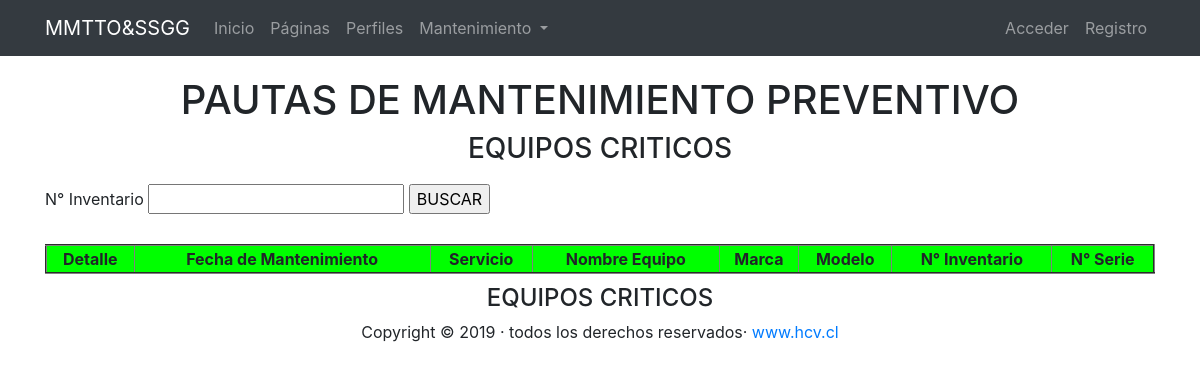
Before: /monitores/ with the older database file.
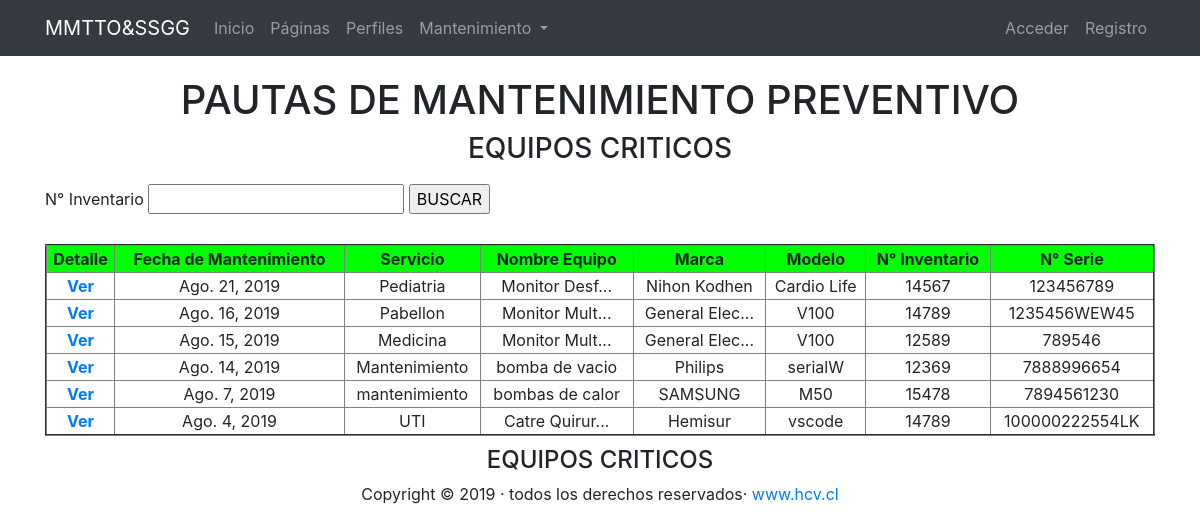
After: the same page with the newer database file.
### monitoreo/models.py (models this page shows, shortened)
class monitoreo(models.Model):
    servicio = models.CharField(max_length=100)
    nombre = models.CharField(max_length=100)
    serie = models.CharField(max_length=100)
    marca = models.CharField(max_length=100)
    modelo = models.CharField(max_length=100)
    inventario = models.CharField(max_length=100)
    justificacion = models.CharField(max_length=255)
    fecha = models.DateField(default=datetime.date.today)
    tecnico1 = models.CharField(max_length=255)
    tecnico2 = models.CharField(max_length=255)
    responsable = models.CharField(max_length=255)
    SI_NO = (('SI','Si'),('NO','No'))
    pauta1 = models.CharField(max_length=2,choices=SI_NO, default='SI', blank=True)
    SI_NO = (('SI','Si'),('NO','No'))
    pauta2 = models.CharField(max_length=2,choices=SI_NO, default='SI', blank=True)
    SI_NO = (('SI','Si'),('NO','No'))
    pauta3 = models.CharField(max_length=2,choices=SI_NO, default='SI', blank=True)
    SI_NO = (('SI','Si'),('NO','No'))
    pauta4 = models.CharField(max_length=2,choices=SI_NO, default='SI', blank=True)
    SI_NO = (('SI','Si'),('NO','No'))
    pauta5 = models.CharField(max_length=2,choices=SI_NO, default='SI', blank=True)
    SI_NO = (('SI','Si'),('NO','No'))
    pauta6 = models.CharField(max_length=2,choices=SI_NO, default='SI', blank=True)
    SI_NO = (('SI','Si'),('NO','No'))
    pauta7 = models.CharField(max_length=2,choices=SI_NO, default='SI', blank=True)
    SI_NO = (('SI','Si'),('NO','No'))
    pauta8 = models.CharField(max_length=2,choices=SI_NO, default='SI', blank=True)
    SI_NO = (('SI','Si'),('NO','No'))
    pauta9 = models.CharField(max_length=2,choices=SI_NO, default='SI', blank=True)
    SI_NO = (('SI','Si'),('NO','No'))
    pauta10 = models.CharField(max_length=2,choices=SI_NO, default='SI', blank=True)
    SI_NO = (('SI','Si'),('NO','No'))
    pauta11 = models.CharField(max_length=2,choices=SI_NO, default='SI', blank=True)
    SI_NO = (('SI','Si'),('NO','No'))
    pauta12 = models.CharField(max_length=2,choices=SI_NO, default='SI', blank=True)
    SI_NO = (('SI','Si'),('NO','No'))
    pauta13 = models.CharField(max_length=2,choices=SI_NO, default='SI', blank=True)
    SI_NO = (('SI','Si'),('NO','No'))
    pauta14 = models.CharField(max_length=2,choices=SI_NO, default='SI', blank=True)
    SI_NO = (('SI','Si'),('NO','No'))
    pauta15 = models.CharField(max_length=2,choices=SI_NO, default='SI', blank=True)
    SI_NO = (('SI','Si'),('NO','No'))
    pauta16 = models.CharField(max_length=2,choices=SI_NO, default='SI', blank=True)
    SI_NO = (('SI','Si'),('NO','No'))
    pauta17 = models.CharField(max_length=2,choices=SI_NO, default='SI', blank=True)
    SI_NO = (('SI','Si'),('NO','No'))
    pauta18 = models.CharField(max_length=2,choices=SI_NO, default='SI', blank=True)
    SI_NO = (('SI','Si'),('NO','No'))
    pauta19 = models.CharField(max_length=2,choices=SI_NO, default='SI', blank=True)
    SI_NO = (('SI','Si'),('NO','No'))
    pauta20 = models.CharField(max_length=2,choices=SI_NO, default='SI', blank=True)
    SI_NO = (('SI','Si'),('NO','No'))
    pauta21 = models.CharField(max_length=2,choices=SI_NO, default='SI', blank=True)
    SI_NO = (('SI','Si'),('NO','No'))
    pauta22 = models.CharField(max_length=2,choices=SI_NO, default='SI', blank=True)
    SI_NO = (('SI','Si'),('NO','No'))
    pauta23 = models.CharField(max_length=2,choices=SI_NO, default='SI', blank=True)
    SI_NO = (('SI','Si'),('NO','No'))
    pauta24 = models.CharField(max_length=2,choices=SI_NO, default='SI', blank=True)
    SI_NO = (('SI','Si'),('NO','No'))
    pauta25 = models.CharField(max_length=2,choices=SI_NO, default='SI', blank=True)
    SI_NO = (('SI','Si'),('NO','No'))
    pauta26 = models.CharField(max_length=2,choices=SI_NO, default='SI', blank=True)
    SI_NO = (('SI','Si'),('NO','No'))
    pauta27 = models.CharField(max_length=2,choices=SI_NO, default='SI', blank=True)
    SI_NO = (('SI','Si'),('NO','No'))
    pauta28 = models.CharField(max_length=2,choices=SI_NO, default='SI', blank=True)
    SI_NO = (('SI','Si'),('NO','No'))
    pauta29 = models.CharField(max_length=2,choices=SI_NO, default='SI', blank=True)
    SI_NO = (('SI','Si'),('NO','No'))
    pauta30 = models.CharField(max_length=2,choices=SI_NO, default='SI', blank=True)
    SI_NO = (('SI','Si'),('NO','No'))
    pauta31 = models.CharField(max_length=2,choices=SI_NO, default='SI', blank=True)
    SI_NO = (('SI','Si'),('NO','No'))
    pauta32 = models.CharField(max_length=2,choices=SI_NO, default='SI', blank=True)
    SI_NO = (('SI','Si'),('NO','No'))
    pauta33 = models.CharField(max_length=2,choices=SI_NO, default='SI', blank=True)
    SI_NO = (('SI','Si'),('NO','No'))
    pauta34 = models.CharField(max_length=2,choices=SI_NO, default='SI', blank=True)
    SI_NO = (('SI','Si'),('NO','No'))
    pauta35 = models.CharField(max_length=2,choices=SI_NO, default='SI', blank=True)
    SI_NO = (('SI','Si'),('NO','No'))
    pauta36 = models.CharField(max_length=2,choices=SI_NO, default='SI', blank=True)
    SI_NO = (('SI','Si'),('NO','No'))
    pauta37 = models.CharField(max_length=2,choices=SI_NO, default='SI', blank=True)
    SI_NO = (('SI','Si'),('NO','No'))
    pauta38 = models.CharField(max_length=2,choices=SI_NO, default='SI', blank=True)
    SI_NO = (('SI','Si'),('NO','No'))
    pauta39 = models.CharField(max_length=2,choices=SI_NO, default='SI', blank=True)
    SI_NO = (('SI','Si'),('NO','No'))
    pauta40 = models.CharField(max_length=2,choices=SI_NO, default='SI', blank=True)
    SI_NO = (('SI','Si'),('NO','No'))
    pauta41 = models.CharField(max_length=2,choices=SI_NO, default='SI', blank=True)
    SI_NO = (('SI','Si'),('NO','No'))
    pauta42 = models.CharField(max_length=2,choices=SI_NO, default='SI', blank=True)
    SI_NO = (('SI','Si'),('NO','No'))
    pauta43 = models.CharField(max_length=2,choices=SI_NO, default='SI', blank=True)
    SI_NO = (('SI','Si'),('NO','No'))
    pauta44 = models.CharField(max_length=2,choices=SI_NO, default='SI', blank=True)
    SI_NO = (('SI','Si'),('NO','No'))
    pauta45 = models.CharField(max_length=2,choices=SI_NO, default='SI', blank=True)
    SI_NO = (('SI','Si'),('NO','No'))
    pauta46 = models.CharField(max_length=2,choices=SI_NO, default='SI', blank=True)
    SI_NO = (('SI','Si'),('NO','No'))
    pauta47 = models.CharField(max_length=2,choices=SI_NO, default='SI', blank=True)
    SI_NO = (('SI','Si'),('NO','No'))
    pauta48 = models.CharField(max_length=2,choices=SI_NO, default='SI', blank=True)
    SI_NO = (('SI','Si'),('NO','No'))
    pauta49 = models.CharField(max_length=2,choices=SI_NO, default='SI', blank=True)
    SI_NO = (('SI','Si'),('NO','No'))
    pauta50 = models.CharField(max_length=2,choices=SI_NO, default='SI', blank=True)
    SI_NO = (('SI','Si'),('NO','No'))
    pauta51 = models.CharField(max_length=2,choices=SI_NO, default='SI', blank=True)
    SI_NO = (('SI','Si'),('NO','No'))
    pauta52 = models.CharField(max_length=2,choices=SI_NO, default='SI', blank=True)
    SI_NO = (('SI','Si'),('NO','No'))
    pauta53 = models.CharField(max_length=2,choices=SI_NO, default='SI', blank=True)
    SI_NO = (('SI','Si'),('NO','No'))
    pauta54 = models.CharField(max_length=2,choices=SI_NO, default='SI', blank=True)
    SI_NO = (('SI','Si'),('NO','No'))
    pauta55 = models.CharField(max_length=2,choices=SI_NO, default='SI', blank=True)
    SI_NO = (('SI','Si'),('NO','No'))
    pauta56 = models.CharField(max_length=2,choices=SI_NO, default='SI', blank=True)
    SI_NO = (('SI','Si'),('NO','No'))
    pauta57 = models.CharField(max_length=2,choices=SI_NO, default='SI', blank=True)
    SI_NO = (('SI','Si'),('NO','No'))
    pauta58 = models.CharField(max_length=2,choices=SI_NO, default='SI', blank=True)
    SI_NO = (('SI','Si'),('NO','No'))
    pauta59 = models.CharField(max_length=2,choices=SI_NO, default='SI', blank=True)
    SI_NO = (('SI','Si'),('NO','No'))
    pauta60 = models.CharField(max_length=2,choices=SI_NO, default='SI', blank=True)
    created = models.DateTimeField(auto_now_add=True, verbose_name="Fecha de creación")
    updated = models.DateTimeField(auto_now=True, verbose_name="Fecha de edición")
    class Meta:
        verbose_name='Pautas de Mantenimiento'

### monitoreo/views.py (the view)
# urls.py: path('', MonitoreoListView.as_view(), name='monitores'),
class MonitoreoListView(ListView):
    model = monitoreo
    paginate_by = 50

### monitoreo/templates/monitoreo/monitoreo_list.html (shortened to what this page needs)
{% extends 'core/base.html' %}
{% load static %}
{% block content %}
<div class="container">
  <div style="padding-top:20px; text-align:center;">
       <h1>PAUTAS DE MANTENIMIENTO PREVENTIVO</h1>
       <h3>EQUIPOS CRITICOS</h3>
   </div>
  <div class="container">
       <div class="row text-center">
         <table width="100%" border="2">
           <tbody>
          <div style="padding-top:10px; text-align:center;">
            <form action="{% url 'monitores:filtroinventario' %}" method="GET"> {% csrf_token %}
              N° Inventario
              <input type="text" name="buscar" value="" style="width:100 px"></input>
              <input type="submit" value="BUSCAR"></input>
            </form>
            <div style="padding-top:30px; text-align:center;"></div>
          </div>
                <tr>
               <th scope="row" bgcolor="#00FF00" >Detalle</th>
					   <td bgcolor="#00FF00"><b>Fecha de Mantenimiento</b></td>
                  <td bgcolor="#00FF00"><b>Servicio</b></td>
                  <td bgcolor="#00FF00"><b>Nombre Equipo</b></td>
                  <td bgcolor="#00FF00"><b>Marca</b></td>
                  <td bgcolor="#00FF00"><b>Modelo</b></td>
                  <td bgcolor="#00FF00"><b>N° Inventario</b></td>
                  <td bgcolor="#00FF00"><b>N° Serie</b></td>
				   </tr>
               {% for article in object_list|dictsort:"fecha" reversed %}
               <tr>
                  {% if article.nombre == 'Monitor Multiparametro' %}
                  <th scope="row"><a href="{% url 'monitores:monitor' article.id article.nombre|slugify %}">Ver</a></th>
                  {% elif article.nombre == 'Monitor de Signos Vitales' %}
                  <th scope="row"><a href="{% url 'vitales:vital' article.id article.nombre|slugify %}">Ver</a></th>
                  {% elif article.nombre == 'Maquina de Anestesia' %}
                  <th scope="row"><a href="{% url 'anestesias:anestesia' article.id article.nombre|slugify %}">Ver</a></th>
                  {% elif article.nombre == 'Incubadora Fija/Transporte' %}
                  <th scope="row"><a href="{% url 'incubadoras:incubadora' article.id article.nombre|slugify %}">Ver</a></th>
                  {% elif article.nombre ==  'Oximetro de Pulso' %}
                  <th scope="row"><a href="{% url 'oximetros:oximetro' article.id article.nombre|slugify %}">Ver</a></th>
                  {% elif article.nombre == 'Ventilador Mecanico' %}
                  <th scope="row"><a href="{% url 'ventiladores:ventilador' article.id article.nombre|slugify %}">Ver</a></th>
                  {% elif article.nombre == 'Desfibrilador' %}
                  <th scope="row"><a href="{% url 'desfibriladores:desfibrilador' article.id article.nombre|slugify %}">Ver</a></th>
                  {% else %}
                  <th scope="row"><a href="{% url 'monitores:monitor' article.id article.nombre|slugify %}">Ver</a></th>
                  {% endif %}
					   <td>{{article.fecha|date}}</td>
                  <td>{{article.servicio|truncatechars:"15"}}</td>
                  <td>{{article.nombre|truncatechars:"15"}}</td>
                  <td>{{article.marca|truncatechars:"15"}}</td>
                  <td>{{article.modelo|truncatechars:"15"}}</td>
                  <td>{{article.inventario|truncatechars:"15"}}</td>
                  <td>{{article.serie|truncatechars:"15"}}</td>
				   </tr>
               {% endfor %}
           </tbody>
         </table>
       </div>
      </div>
     <div class="row">
        <div class="text-center col-lg-6 offset-lg-3">
        <div style="padding-top:10px; text-align:center;">
              <h4>EQUIPOS CRITICOS</h4>
             <p>Copyright &copy; 2019 &middot; todos los derechos reservados&middot; <a href="#" >www.hcv.cl</a></p>
        </div>
       </div>
    </div>
  </div>
{% endblock %}

### core/templates/core/base.html (shortened to what this page needs)
<!DOCTYPE html>
<html lang="es">
  <head>
    {% load static %}
    <link href="{% static 'core/vendor/bootstrap/css/bootstrap.min.css' %}" rel="stylesheet">
    <link href="{% static 'core/vendor/font-awesome/css/font-awesome.min.css' %}" rel="stylesheet" type="text/css">
    <link href="{% static 'core/css/main.css' %}" rel="stylesheet">
  </head>
  <body>
    <body>
      {% include 'core/includes/menu_inicio.html'%}
      {% block content %}{% endblock %}
  </body>
</html>

### core/templates/core/includes/menu_inicio.html (shortened to what this page needs)
   {% load static %}
      <nav class="navbar navbar-expand-lg navbar-dark bg-dark">
        <div class="container">
          <a class="navbar-brand" href="{% url 'home' %}">MMTTO&SSGG</a>
          <div class="collapse navbar-collapse" id="ned">
            <ul class="navbar-nav mr-auto">
              <li class="nav-item">
                <a class="nav-link" href="{% url 'home' %}">Inicio</a>
              </li>
              <li class="nav-item">
                <a class="nav-link" href="{% url 'pages:pages' %}">Páginas</a>
              </li>
              <li class="nav-item">
                <a class="nav-link" href="{% url 'profiles:list' %}">Perfiles</a>
              </li>
              <li class="nav-item dropdown">
                <a class="nav-link dropdown-toggle" href="#" id="navbarDropdown" role="button" data-toggle="dropdown" aria-haspopup="true" aria-expanded="false">
                Mantenimiento
                </a>
             </li>
            </ul>
            <ul class="navbar-nav">
              {% if not request.user.is_authenticated %}
                <li class="nav-item">
                  <a class="nav-link" href="{% url 'login' %}">Acceder</a>
                </li>
                <li class="nav-item">
                    <a class="nav-link" href="{% url 'signup' %}">Registro</a>
                  </li>
              {% endif %}
            </ul>
          </div>
        </div>
      </nav>

### monitoreo/templates/monitoreo/includes/mantenimiento_menu.html (shortened to what this page needs)
{% load static %}

Changed rows visible on the page:
added monitoreo: shows "Ver", fecha "Ago. 21, 2019", servicio "Pediatria", nombre "Monitor Desf...", marca "Nihon Kodhen", modelo "Cardio Life", inventario "14567", serie "123456789"
added monitoreo: shows "Ver", fecha "Ago. 16, 2019", servicio "Pabellon", nombre "Monitor Mult...", marca "General Elec...", modelo "V100", inventario "14789", serie "1235456WEW45"
added monitoreo: shows "Ver", fecha "Ago. 15, 2019", servicio "Medicina", nombre "Monitor Mult...", marca "General Elec...", modelo "V100", inventario "12589", serie "789546"
added monitoreo: shows "Ver", fecha "Ago. 14, 2019", servicio "Mantenimiento", nombre "bomba de vacio", marca "Philips", modelo "serialW", inventario "12369", serie "7888996654"
added monitoreo: shows "Ver", fecha "Ago. 7, 2019", servicio "mantenimiento", nombre "bombas de calor", marca "SAMSUNG", modelo "M50", inventario "15478", serie "7894561230"
added monitoreo: shows "Ver", fecha "Ago. 4, 2019", servicio "UTI", nombre "Catre Quirur...", marca "Hemisur", modelo "vscode", inventario "14789", serie "100000222554LK"
